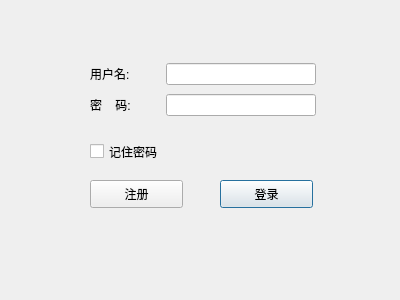
<?xml version="1.0" encoding="UTF-8"?>
<ui version="4.0">
 <class>WaveLogin</class>
 <widget class="QDialog" name="WaveLogin">
  <property name="geometry">
   <rect>
    <x>0</x>
    <y>0</y>
    <width>400</width>
    <height>300</height>
   </rect>
  </property>
  <property name="windowTitle">
   <string>Dialog</string>
  </property>
  <widget class="QPushButton" name="btnLogin">
   <property name="geometry">
    <rect>
     <x>220</x>
     <y>180</y>
     <width>93</width>
     <height>28</height>
    </rect>
   </property>
   <property name="text">
    <string>登录</string>
   </property>
  </widget>
  <widget class="QWidget" name="layoutWidget">
   <property name="geometry">
    <rect>
     <x>90</x>
     <y>60</y>
     <width>226</width>
     <height>61</height>
    </rect>
   </property>
   <layout class="QVBoxLayout" name="verticalLayout">
    <item>
     <layout class="QHBoxLayout" name="horizontalLayout">
      <item>
       <widget class="QLabel" name="label">
        <property name="minimumSize">
         <size>
          <width>70</width>
          <height>0</height>
         </size>
        </property>
        <property name="maximumSize">
         <size>
          <width>70</width>
          <height>20</height>
         </size>
        </property>
        <property name="text">
         <string>用户名:</string>
        </property>
       </widget>
      </item>
      <item>
       <widget class="QLineEdit" name="lineUsername"/>
      </item>
     </layout>
    </item>
    <item>
     <layout class="QHBoxLayout" name="horizontalLayout_2">
      <item>
       <widget class="QLabel" name="label_2">
        <property name="minimumSize">
         <size>
          <width>70</width>
          <height>0</height>
         </size>
        </property>
        <property name="maximumSize">
         <size>
          <width>70</width>
          <height>20</height>
         </size>
        </property>
        <property name="text">
         <string>密    码:</string>
        </property>
       </widget>
      </item>
      <item>
       <widget class="QLineEdit" name="linePwd">
        <property name="echoMode">
         <enum>QLineEdit::Password</enum>
        </property>
       </widget>
      </item>
     </layout>
    </item>
   </layout>
  </widget>
  <widget class="QCheckBox" name="boxRemember">
   <property name="geometry">
    <rect>
     <x>90</x>
     <y>140</y>
     <width>84</width>
     <height>23</height>
    </rect>
   </property>
   <property name="text">
    <string>记住密码</string>
   </property>
  </widget>
  <widget class="QPushButton" name="btnRegister">
   <property name="geometry">
    <rect>
     <x>90</x>
     <y>180</y>
     <width>93</width>
     <height>28</height>
    </rect>
   </property>
   <property name="text">
    <string>注册</string>
   </property>
  </widget>
 </widget>
 <resources/>
 <connections/>
</ui>
